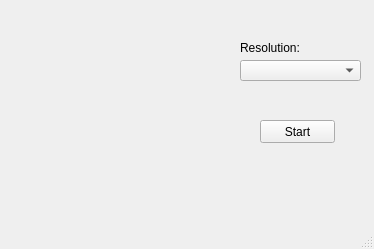
<?xml version="1.0" encoding="UTF-8"?>
<ui version="4.0">
 <class>MainWindow</class>
 <widget class="QMainWindow" name="MainWindow">
  <property name="geometry">
   <rect>
    <x>0</x>
    <y>0</y>
    <width>374</width>
    <height>249</height>
   </rect>
  </property>
  <property name="windowTitle">
   <string>Menu</string>
  </property>
  <property name="autoFillBackground">
   <bool>false</bool>
  </property>
  <widget class="QWidget" name="centralwidget">
   <widget class="QLabel" name="label">
    <property name="geometry">
     <rect>
      <x>-10</x>
      <y>-10</y>
      <width>241</width>
      <height>241</height>
     </rect>
    </property>
    <property name="text">
     <string/>
    </property>
    <property name="pixmap">
     <pixmap>../../../../OG.jpg</pixmap>
    </property>
    <property name="scaledContents">
     <bool>true</bool>
    </property>
   </widget>
   <widget class="QComboBox" name="comboBox">
    <property name="geometry">
     <rect>
      <x>240</x>
      <y>60</y>
      <width>121</width>
      <height>21</height>
     </rect>
    </property>
   </widget>
   <widget class="QLabel" name="label_2">
    <property name="geometry">
     <rect>
      <x>240</x>
      <y>40</y>
      <width>91</width>
      <height>16</height>
     </rect>
    </property>
    <property name="text">
     <string>Resolution:</string>
    </property>
   </widget>
   <widget class="QPushButton" name="pushButton">
    <property name="geometry">
     <rect>
      <x>260</x>
      <y>120</y>
      <width>75</width>
      <height>23</height>
     </rect>
    </property>
    <property name="text">
     <string>Start</string>
    </property>
   </widget>
  </widget>
  <widget class="QStatusBar" name="statusbar"/>
 </widget>
 <resources/>
 <connections/>
</ui>
